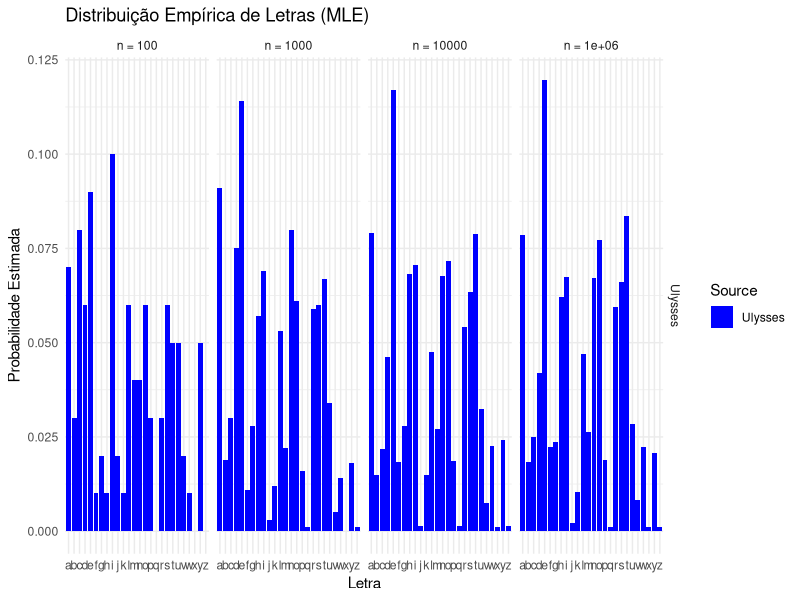
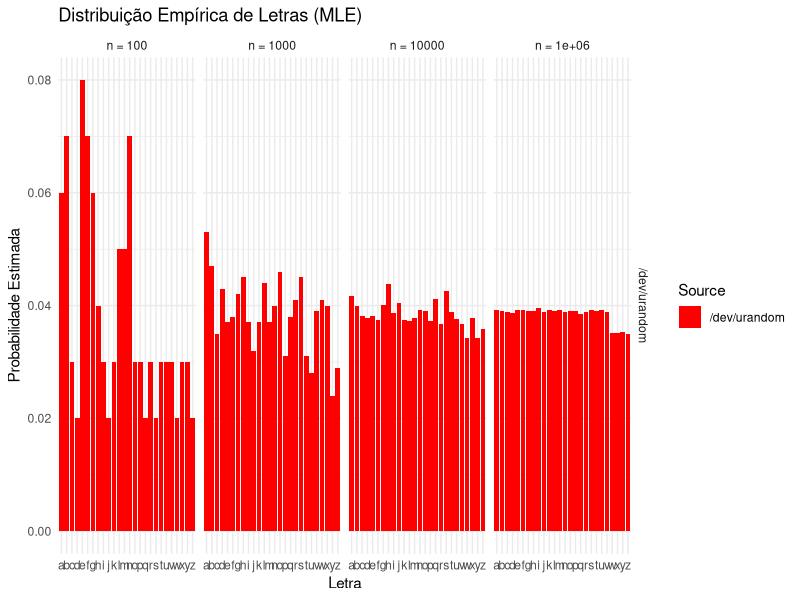
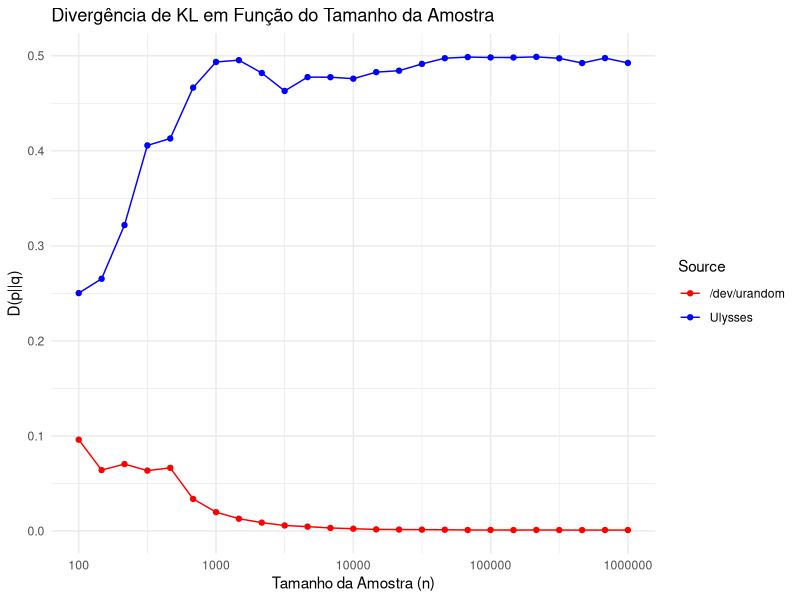

Write R code to recreate these figures, in order.
library(ggplot2)
library(dplyr)
library(tidyr)

# Função para calcular a divergência de KL com suavização de Laplace
kl_divergence <- function(counts, n, alphabet_size = 26) {
  # Suavização de Laplace
  probs <- (counts + 1) / (n + alphabet_size)
  uniform_prob <- 1 / alphabet_size
  # D_KL(P || Q) = sum P(x) log(P(x) / Q(x))
  kl <- sum(probs * log2(probs / uniform_prob), na.rm = TRUE)
  return(kl)
}

# Ler dados
ulysses <- read.csv("ulysses_processed.csv")$char
urandom <- read.csv("urandom_processed.csv")$char

# Tamanhos das amostras
#sample_sizes <- c(100, 1000, 10000, 100000)
sample_sizes <- 10^seq(2,6,length.out = 25)

# Calcular distribuições e KL para cada tamanho de amostra
results <- data.frame()
hist_data <- data.frame()

# Tamanhos para histogramas
hist_sizes <- c(100, 1000, 10000, 1000000)

for (n in sample_sizes) {
  # Ulysses
  ulysses_sample <- ulysses[1:min(n, length(ulysses))]
  ulysses_counts <- table(factor(ulysses_sample, levels = letters))
  ulysses_kl <- kl_divergence(ulysses_counts, min(n, length(ulysses)))
  
  # /dev/urandom
  urandom_sample <- urandom[1:min(n, length(urandom))]
  urandom_counts <- table(factor(urandom_sample, levels = letters))
  urandom_kl <- kl_divergence(urandom_counts, min(n, length(urandom)))
  
  # Armazenar resultados
  results <- rbind(results, 
                   data.frame(Source = "Ulysses", n = n, KL = ulysses_kl),
                   data.frame(Source = "/dev/urandom", n = n, KL = urandom_kl))
  
  # Dados para histogramas (apenas para hist_sizes, normalizado por n)
  if (n %in% hist_sizes) {
    hist_data <- rbind(hist_data,
                       data.frame(Source = "Ulysses", n = n, Letter = letters, 
                                  Prob = as.numeric(ulysses_counts) / min(n, length(ulysses))),
                       data.frame(Source = "/dev/urandom", n = n, Letter = letters, 
                                  Prob = as.numeric(urandom_counts) / min(n, length(urandom))))
  }
}

# Plotar histogramas
hist_plot <- ggplot(hist_data, aes(x = Letter, y = Prob, fill = Source)) +
  geom_bar(stat = "identity", position = "dodge") +
  facet_grid(Source ~ factor(n, levels = hist_sizes, labels = paste("n =", hist_sizes))) +
  theme_minimal() +
  labs(title = "Distribuição Empírica de Letras (MLE)", x = "Letra", y = "Probabilidade Estimada") +
  scale_fill_manual(values = c("Ulysses" = "blue", "/dev/urandom" = "red"))

# Plotar divergência de KL
kl_plot <- ggplot(results, aes(x = n, y = KL, color = Source)) +
  geom_line() +
  geom_point() +
  #scale_x_log10(breaks = sample_sizes, labels = sample_sizes) +
  scale_x_log10(breaks = c(100, 1000, 10000, 100000, 1000000), 
                labels = c("100", "1000", "10000", "100000", "1000000")) + 
  theme_minimal() +
  labs(title = "Divergência de KL em Função do Tamanho da Amostra",
       x = "Tamanho da Amostra (n)", y = "D(p||q)") +
  scale_color_manual(values = c("Ulysses" = "blue", "/dev/urandom" = "red"))

# Salvar gráficos
ggsave("hist_ulysses.pdf", plot = hist_plot %+% subset(hist_data, Source == "Ulysses"), width = 10, height = 4)
ggsave("hist_urandom.pdf", plot = hist_plot %+% subset(hist_data, Source == "/dev/urandom"), width = 10, height = 4)
ggsave("kld_plot.pdf", plot = kl_plot, width = 6, height = 4)

# Exibir resultados
print(results)
